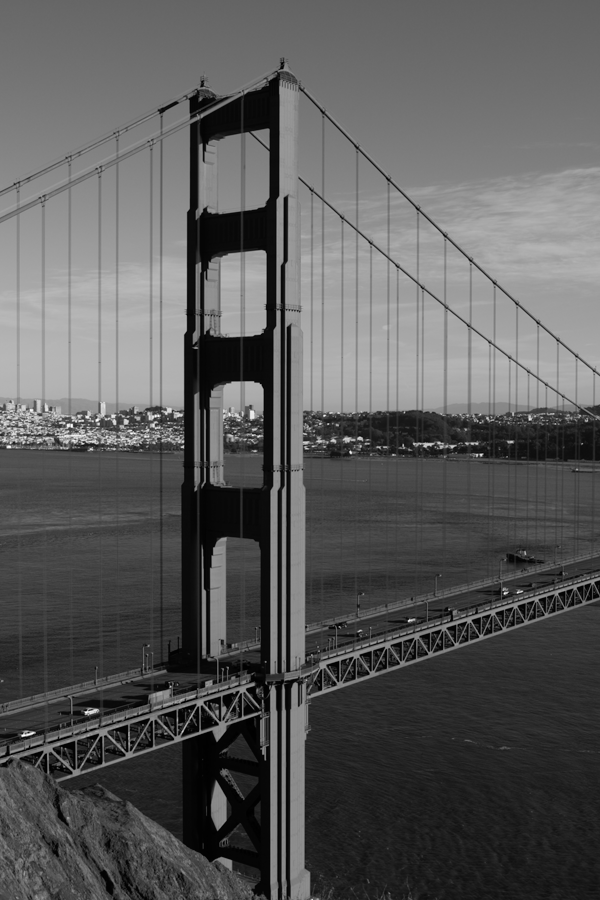
#> input picture goldengate1.png, 600 x 900 px
$ jupyter execute ORB-Stitching.ipynb   (shell and % lines are left out)
#> lines starting #> are read from the running program, lines starting #| are printed output that depends on the picture; after the words box and inside, x2 and y2 are one past the last pixel; in counts of white or black regions, pixels touching at a corner belong together; long printed decimals are rounded
# Mở đầu
Chương trình này mô phỏng cách ghép hai hình ảnh thành một ảnh lớn.
Đây là phương pháp chụp hình góc rộng được tích hợp vào hầu hết các ứng dụng chụp ảnh mặc định trên điện thoại.
Chương trình này có thể được mở rộng để ghép nhiều hơn 2 hình lại với nhau, tạo thành một bức hình panorama hoàn thiện. Dưới đây chúng ta sẽ tiến hành tải các thư viện cần thiết

[cell 1]
from skimage.feature import ORB, match_descriptors, plot_matches #các phương thức để phát hiện các features tương đồng của ảnh
from skimage.measure import ransac
from skimage.io import imsave, show, imshow, imread #các hàm nhập, xuất, hiển thị và lưu ảnh
from skimage.color import gray2rgb, rgb2gray #biến đổi ảnh màu thành ảnh xám và ngược lại
from skimage.transform import warp #phương thức warp dùng để biến đổi một ảnh dựa trên transform đã có
from skimage.transform import SimilarityTransform ,ProjectiveTransform #hai phép biến hình được sử dụng để biến đổi ảnh
import numpy as np #thư viện xử lý số học numpy
import matplotlib.pyplot as plt

Chúng ta tiến hành đọc hai hình ảnh được chụp ở cùng một địa điểm nhưng dưới hai góc nhìn khác nhau

[cell 2]
image0 = imread('goldengate1.png')
#> image0 is the input picture: shape (900, 600); min 0, max 255, mean 89.9
image0 = rgb2gray(image0)
image1 = imread('goldengate2.png')
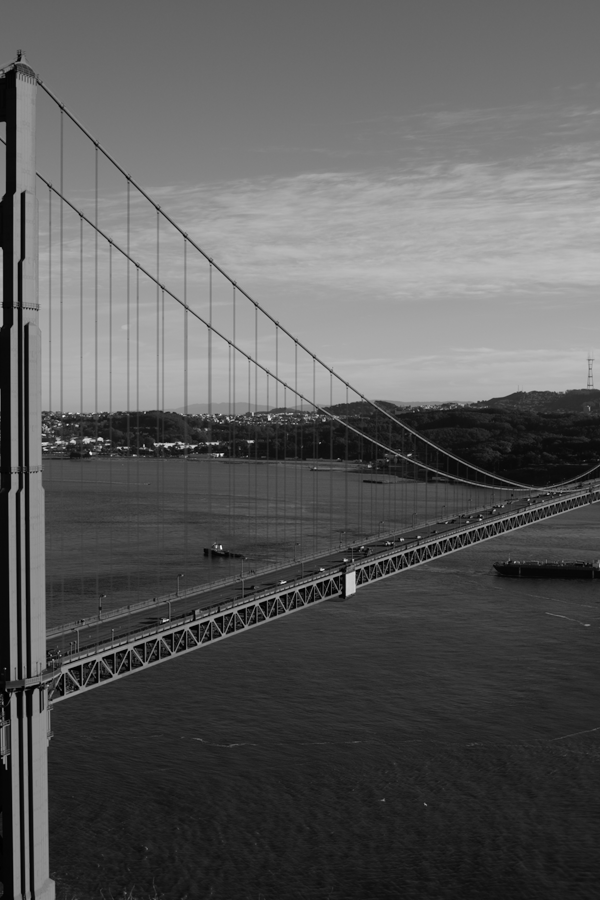
#> input picture goldengate2.png, 600 x 900 px
#> image1 is the input picture: shape (900, 600); min 0, max 246, mean 90
image1 = rgb2gray(image1)
_, (plt1,plt2) = plt.subplots(1,2, sharey=True)
plt1.imshow(image0, cmap='gray')
plt2.imshow(image1, cmap='gray')

Giả sử rằng hình ảnh thứ nhất được nhìn bởi Thúy, hình hai được nhìn bởi Dung. Để ghép hai hình ảnh thành một, ta cần biến đổi hình ảnh của Dung thành một hình mà sao cho hình đó như được chụp từ góc nhìn của Thúy.
Để làm điều đó, trước hết hãy tìm ra các điểm chung của hai bức hình bằng thuật toán ORB

[cell 3]
orb = ORB(n_keypoints=1000, fast_threshold=0.05)
orb.detect_and_extract(image0)
keypoints1 = orb.keypoints
descriptors1 = orb.descriptors
orb.detect_and_extract(image1)
keypoints2 = orb.keypoints
descriptors2 = orb.descriptors
matches12 = match_descriptors(descriptors1, descriptors2, cross_check=True)

Đoạn code phía trên, chúng ta thấy hai biến `keypoints1` và `keypoints2`, đây chính là những pixel của ảnh (egde, corners) được trích lọc từ ORB object. Các pixel này đại diện cho các đặc tính của hình được phát hiện bởi ORB
Biến `matches12` sẽ lưu trữ chỉ số của những pixel có sự tương đồng với nhau (Ví dụ : đỉnh của hai cây cầu, cùng một chiếc xe chạy trên cầu).

Đoạn code dưới đây sẽ cho thấy các điểm ảnh nào tương đồng với nhau trong cả hai bức hình

[cell 4]
plot_matches(plt.axes(),image0,image1,keypoints1, keypoints2, matches12)
#> (this line was passed over: skimage is not available in this run)

## Phần khó
Như đã nói phía trên, ta cần biến đổi hình ảnh thứ hai theo góc nhìn của hình ảnh thứ nhất. Làm thế nào để đạt được điều đó. Ta sử dụng cái gọi là các phép biến hình.
Có năm phép biến hình được sử dụng phổ biến trong xử lý ảnh, minh họa trong hình dưới đây (độ phức tạp tăng theo trục **X**)

Trong đoạn code này ta sử dụng hai phép đó là phép biến đổi tương đương (similarity) và phép chiếu (projective).
Phép Similarity dùng để biến đổi một hình ảnh trong hệ tọa độ mà nó được vẽ ra (phóng to, thu nhỏ, xoay , dịch chuyển). Phép Projective dùng để biến đổi một hình ảnh từ hệ tọa độ này sang hệ tọa độ khác, nói một cách đơn giản , tức là biến đổi hình ảnh được nhìn từ góc nhìn của người này, sang góc nhìn của người khác. Ở đây, chúng ta sẽ biến đổi hình ảnh được nhìn thấy bởi Dung thành một hình ảnh được nhìn thấy bởi Thúy

Do chúng ta muốn biến đổi góc nhìn từ Dung sang Thúy, nên các điểm ảnh trong bức hình của Dung sẽ được coi là điểm ảnh nguồn, của Thúy là điểm ảnh đích

[cell 5]
#slice x:y:k , where k negative means inversing the order of elements
#we have to do this because keypoints returned by ORB have format of (y,x) or (row,column)
src = keypoints2[matches12[:, 1]][:, ::-1]
dst = keypoints1[matches12[:, 0]][:, ::-1]

transform_model, inliers = \
ransac((src, dst), ProjectiveTransform, min_samples=4,
residual_threshold=2)

#ransac giúp tạo ra một mô hình mà giảm ảnh hưởng của các ngoại lệ
#Giống như cách tạo ra một learning model

Chúng ta đưa vào hàm `ransac` một tập A chứa các pixel của ảnh nguồn, một tập B chứa các pixel của ảnh đích. `ransac` sẽ tạo ra một phép biến hình để chúng ta có thể biến đổi các hình ảnh từ góc nhìn của ảnh nguồn sang góc nhìn của ảnh đích.

[cell 6]
r, c = image1.shape[:2]
#> r = 900; c = 600
#notice that because numpy's shape uses format (height,width,dimensions). e.g (row, columns, dimension_of_data)
#so the above shape would be the format of (height, width)
print(r,c)
#| 900 600

[cell 7]
corners = [
    [0,0],
    [0,r],
    [c,0],
    [c,r]
]
#> corners = [[0, 0], [0, 900], [600, 0], [600, 900]]
warpped_corners = transform_model(corners)
#here we calculate the size of output image to put two images in
all_corners = np.vstack((corners, warpped_corners))
min_corner = np.min(all_corners, axis = 0)
#> min_corner = [0, -25.75]
max_corner = np.max(all_corners, axis = 0)
#> max_corner = [892.3, 929.8]

#after having found the max and min corners, we simply subtract max_corner by min_corner to get the final size
image_size = max_corner - min_corner
#> image_size = [892.3, 955.6]

#because image_size is (x,y) format while numpy matrices are (y,x), so we have to inverse it again

output_shape = np.ceil(image_size[::-1]).astype(int)
print(min_corner,max_corner)
#| [  0.         -25.750] [892.325  929.838]

[cell 8]
offset = SimilarityTransform(translation=-min_corner)
image0_warp = warp(image0, offset.inverse,output_shape=output_shape,
cval=-1)
imshow(image0_warp,cmap='gray')
image0_warp.shape[::-1]

[cell 9]
image1_warp = warp(image1, (transform_model+ offset).inverse,
output_shape=output_shape, cval=-1)
imshow(image1_warp,cmap='gray')
#biến đổi hình ảnh thứ 2 theo góc nhìn của hình ảnh thứ nhất

[cell 10]
image0_mask = (image0_warp != -1)
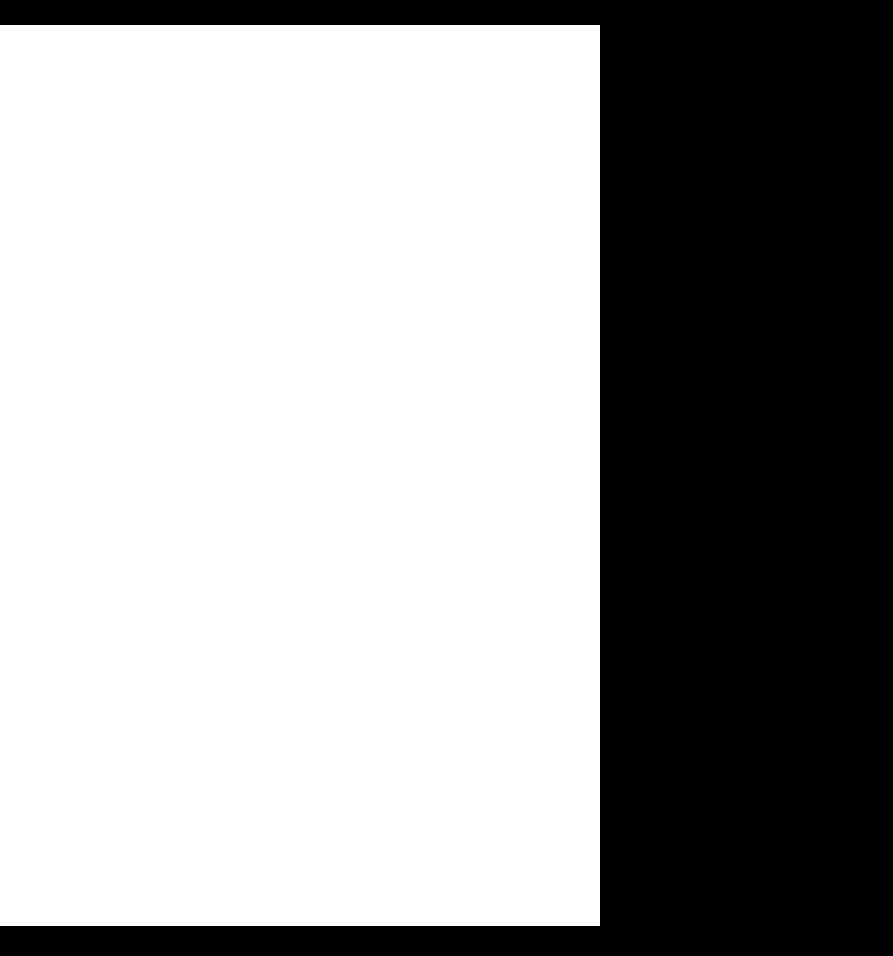
#> image0_mask: shape (956, 893) bool; 63.3% white; 1 black region, box (x1, y1, x2, y2) and area: (0, 0, 893, 956) 313108
image0_warp[~image0_mask] = 0
image0_alpha = np.dstack((gray2rgb(image0_warp), image0_mask))
imshow(image0_alpha)

[cell 11]
image1_mask = (image1_warp != -1)
#> image1_mask: shape (956, 893) bool; 67.2% white; 2 black regions, box (x1, y1, x2, y2) and area: (0, 0, 873, 956) 274248, (881, 26, 893, 956) 5999
image1_warp[~image1_mask] = 0
image1_alpha = np.dstack((gray2rgb(image1_warp), image1_mask))
imshow(image1_alpha)

[cell 12]
merged = (image0_alpha + image1_alpha)
imshow(merged)

[cell 13]
alpha = merged[:,:,3]
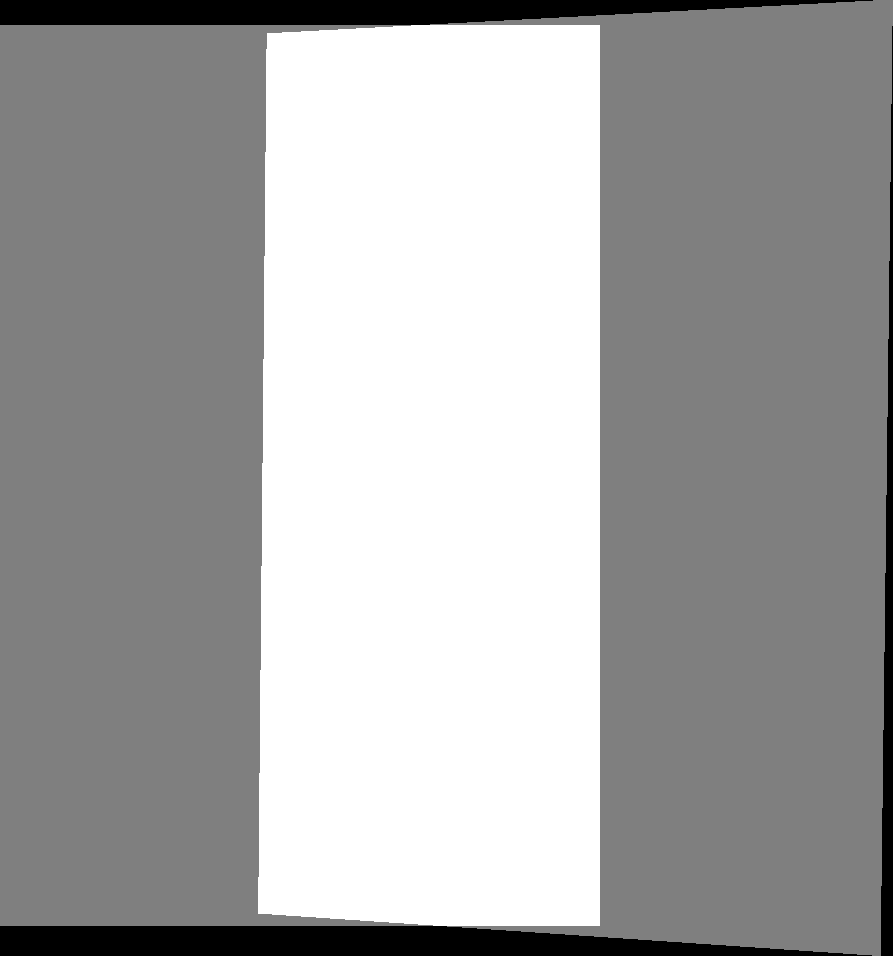
#> alpha: shape (956, 893) float64; min 0, max 2, mean 1.3; drawn with min black and max white
merged /= np.maximum(alpha,1)[:,:,np.newaxis] #using np.maximum to ensure that dividing by zero would not happen
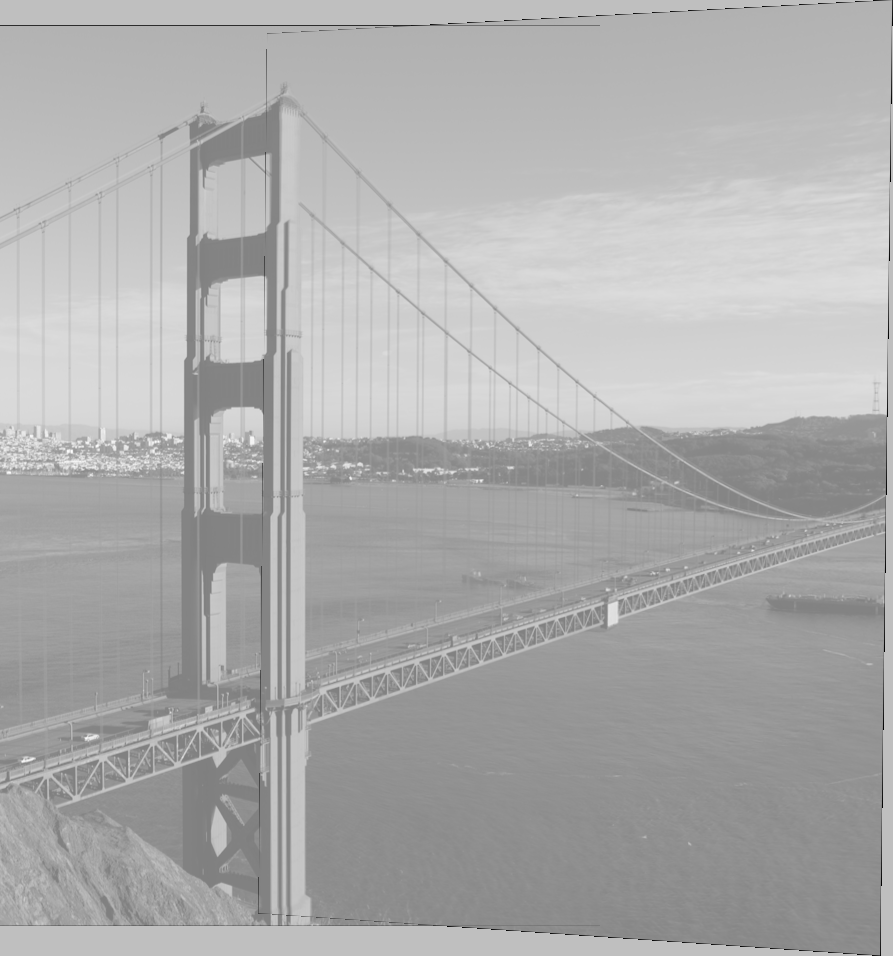
#> merged: shape (956, 893, 4) float64; mean R, G, B, A 0.333, 0.333, 0.333, 0.951; transparent parts drawn white
#> alpha: shape (956, 893) float64; values 0 (black) and 1 (white), 95.1% white; 3 black regions, box (x1, y1, x2, y2) and area: (0, 926, 872, 956) 19791, (0, 0, 873, 25) 16288, (881, 26, 893, 956) 5999
#np.newaxis usually used to increse number of demension of an array by 1

[cell 14]
plt.imshow(merged)
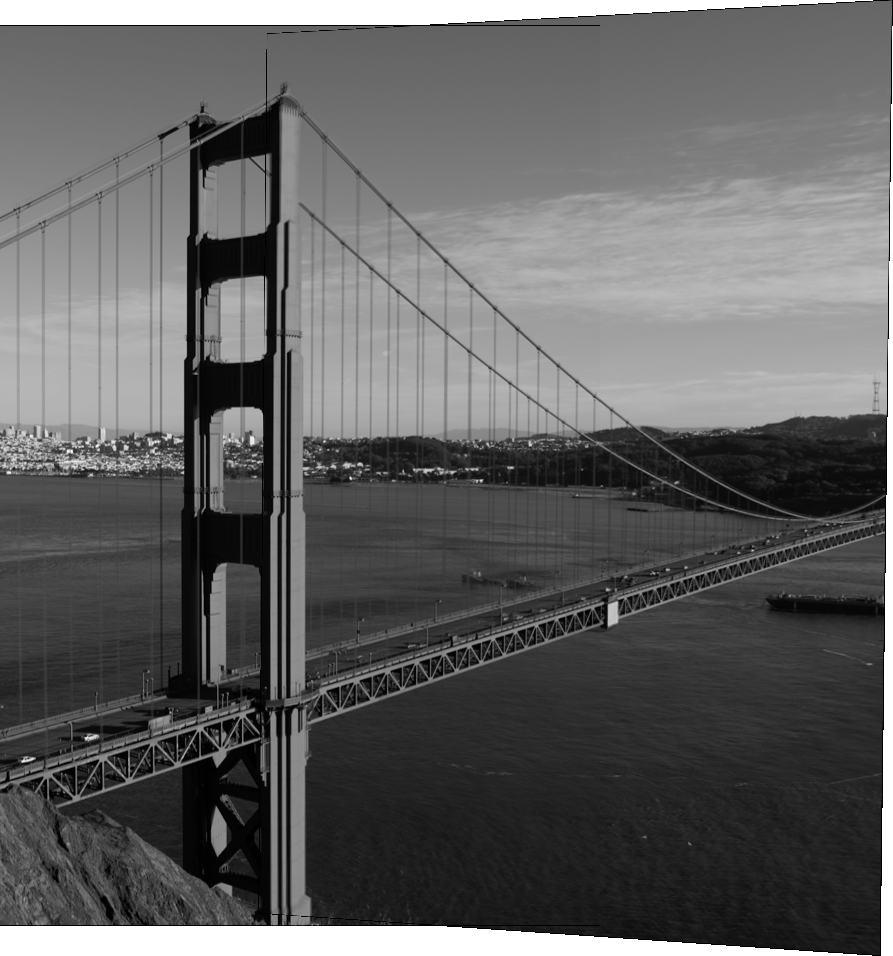
#> shown: shape (956, 893, 4) float64; mean R, G, B, A 0.335, 0.335, 0.335, 0.951; transparent parts drawn white
